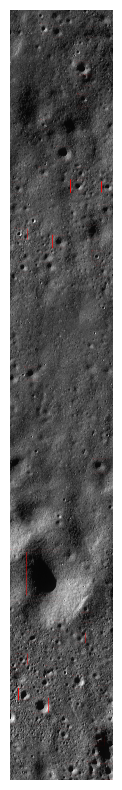
#> input picture detections/image.png, 122 x 790 px, found by its file name
$ jupyter execute Image_Spliiter.ipynb
#> lines starting #> are read from the running program, lines starting #| are printed output that depends on the picture
[cell 1]
from PIL import Image
import os
Image.MAX_IMAGE_PIXELS = None

def split_image(image_path, output_folder, num_images):
    # Open the image
#> called with image_path = 'large_image.png', output_folder = 'output_images', num_images = 100
    image = Image.open(r"C:\Users\arpan\OneDrive\Desktop\image.png")
#> image is the input picture: PIL image 122x790 RGBA; mean R, G, B, A 106.1, 105.7, 105.7, 255
    img_width, img_height = image.size
#> img_width = 122; img_height = 790

    # Calculate the dimensions of each smaller image
    small_img_width = img_width // num_images
#> small_img_width = 1
    small_img_height = img_height // num_images
#> small_img_height = 7

    if not os.path.exists(output_folder):
        os.makedirs(output_folder)

    # Split the image
    count = 0
    for i in range(num_images):
        for j in range(num_images):
            left = i * small_img_width
            top = j * small_img_height
            right = (i + 1) * small_img_width if i != num_images - 1 else img_width
            bottom = (j + 1) * small_img_height if j != num_images - 1 else img_height

            # Create smaller image
            small_image = image.crop((left, top, right, bottom))
            small_image.save(os.path.join(output_folder, f"image_{count}.png"))
            count += 1
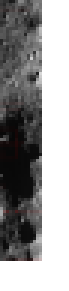
#> small_image: PIL image 23x97 RGBA (shown 3 times larger); mean R, G, B, A 151.5, 151, 151, 255
#> after the loop, count = 10000

    print(f"Split image into {count} smaller images.")
#| Split image into 10000 smaller images.

# Example usage
split_image("large_image.png", "output_images", 100)
